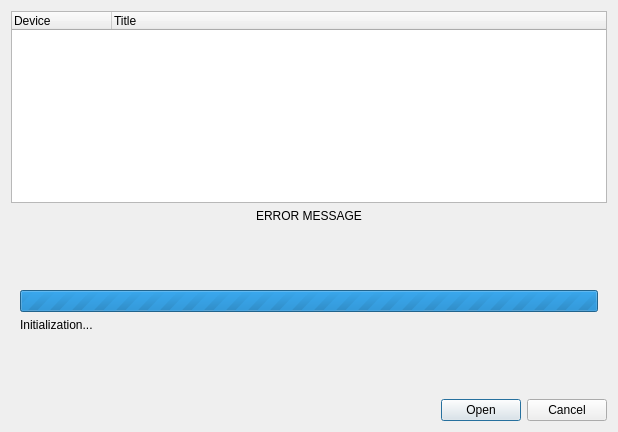
<?xml version="1.0" encoding="UTF-8"?>
<ui version="4.0">
 <class>ChooseOpticalDiscDialog</class>
 <widget class="QDialog" name="ChooseOpticalDiscDialog">
  <property name="geometry">
   <rect>
    <x>0</x>
    <y>0</y>
    <width>618</width>
    <height>432</height>
   </rect>
  </property>
  <property name="windowTitle">
   <string>Choose CD/DVD Device</string>
  </property>
  <property name="modal">
   <bool>true</bool>
  </property>
  <layout class="QVBoxLayout" name="verticalLayout_2">
   <item>
    <widget class="QWidget" name="mp_widget_content" native="true">
     <layout class="QVBoxLayout" name="verticalLayout">
      <property name="leftMargin">
       <number>0</number>
      </property>
      <property name="topMargin">
       <number>0</number>
      </property>
      <property name="rightMargin">
       <number>0</number>
      </property>
      <property name="bottomMargin">
       <number>0</number>
      </property>
      <item>
       <widget class="QTreeWidget" name="mp_tree_devices">
        <property name="selectionMode">
         <enum>QAbstractItemView::ExtendedSelection</enum>
        </property>
        <property name="iconSize">
         <size>
          <width>24</width>
          <height>24</height>
         </size>
        </property>
        <property name="rootIsDecorated">
         <bool>false</bool>
        </property>
        <property name="itemsExpandable">
         <bool>false</bool>
        </property>
        <property name="columnCount">
         <number>2</number>
        </property>
        <column>
         <property name="text">
          <string>Device</string>
         </property>
        </column>
        <column>
         <property name="text">
          <string>Title</string>
         </property>
        </column>
       </widget>
      </item>
      <item>
       <widget class="QLabel" name="mp_label_error">
        <property name="text">
         <string notr="true">ERROR MESSAGE</string>
        </property>
        <property name="alignment">
         <set>Qt::AlignCenter</set>
        </property>
        <property name="wordWrap">
         <bool>true</bool>
        </property>
       </widget>
      </item>
     </layout>
    </widget>
   </item>
   <item>
    <widget class="QWidget" name="mp_widget_loading" native="true">
     <layout class="QVBoxLayout" name="verticalLayout_3">
      <item>
       <spacer name="verticalSpacer_2">
        <property name="orientation">
         <enum>Qt::Vertical</enum>
        </property>
        <property name="sizeHint" stdset="0">
         <size>
          <width>20</width>
          <height>40</height>
         </size>
        </property>
       </spacer>
      </item>
      <item>
       <widget class="QProgressBar" name="mp_progressbar">
        <property name="maximum">
         <number>0</number>
        </property>
        <property name="value">
         <number>0</number>
        </property>
       </widget>
      </item>
      <item>
       <widget class="QLabel" name="label">
        <property name="text">
         <string>Initialization...</string>
        </property>
       </widget>
      </item>
      <item>
       <spacer name="verticalSpacer">
        <property name="orientation">
         <enum>Qt::Vertical</enum>
        </property>
        <property name="sizeHint" stdset="0">
         <size>
          <width>20</width>
          <height>40</height>
         </size>
        </property>
       </spacer>
      </item>
     </layout>
    </widget>
   </item>
   <item>
    <widget class="QDialogButtonBox" name="mp_button_box">
     <property name="orientation">
      <enum>Qt::Horizontal</enum>
     </property>
     <property name="standardButtons">
      <set>QDialogButtonBox::Cancel|QDialogButtonBox::Open</set>
     </property>
    </widget>
   </item>
  </layout>
 </widget>
 <resources/>
 <connections>
  <connection>
   <sender>mp_button_box</sender>
   <signal>accepted()</signal>
   <receiver>ChooseOpticalDiscDialog</receiver>
   <slot>accept()</slot>
   <hints>
    <hint type="sourcelabel">
     <x>248</x>
     <y>254</y>
    </hint>
    <hint type="destinationlabel">
     <x>157</x>
     <y>274</y>
    </hint>
   </hints>
  </connection>
  <connection>
   <sender>mp_button_box</sender>
   <signal>rejected()</signal>
   <receiver>ChooseOpticalDiscDialog</receiver>
   <slot>reject()</slot>
   <hints>
    <hint type="sourcelabel">
     <x>316</x>
     <y>260</y>
    </hint>
    <hint type="destinationlabel">
     <x>286</x>
     <y>274</y>
    </hint>
   </hints>
  </connection>
  <connection>
   <sender>mp_tree_devices</sender>
   <signal>itemSelectionChanged()</signal>
   <receiver>ChooseOpticalDiscDialog</receiver>
   <slot>deviceSelectionChanged()</slot>
   <hints>
    <hint type="sourcelabel">
     <x>308</x>
     <y>187</y>
    </hint>
    <hint type="destinationlabel">
     <x>308</x>
     <y>215</y>
    </hint>
   </hints>
  </connection>
  <connection>
   <sender>mp_tree_devices</sender>
   <signal>itemDoubleClicked(QTreeWidgetItem*,int)</signal>
   <receiver>ChooseOpticalDiscDialog</receiver>
   <slot>accept()</slot>
   <hints>
    <hint type="sourcelabel">
     <x>308</x>
     <y>187</y>
    </hint>
    <hint type="destinationlabel">
     <x>308</x>
     <y>215</y>
    </hint>
   </hints>
  </connection>
 </connections>
 <slots>
  <slot>deviceSelectionChanged()</slot>
 </slots>
</ui>
